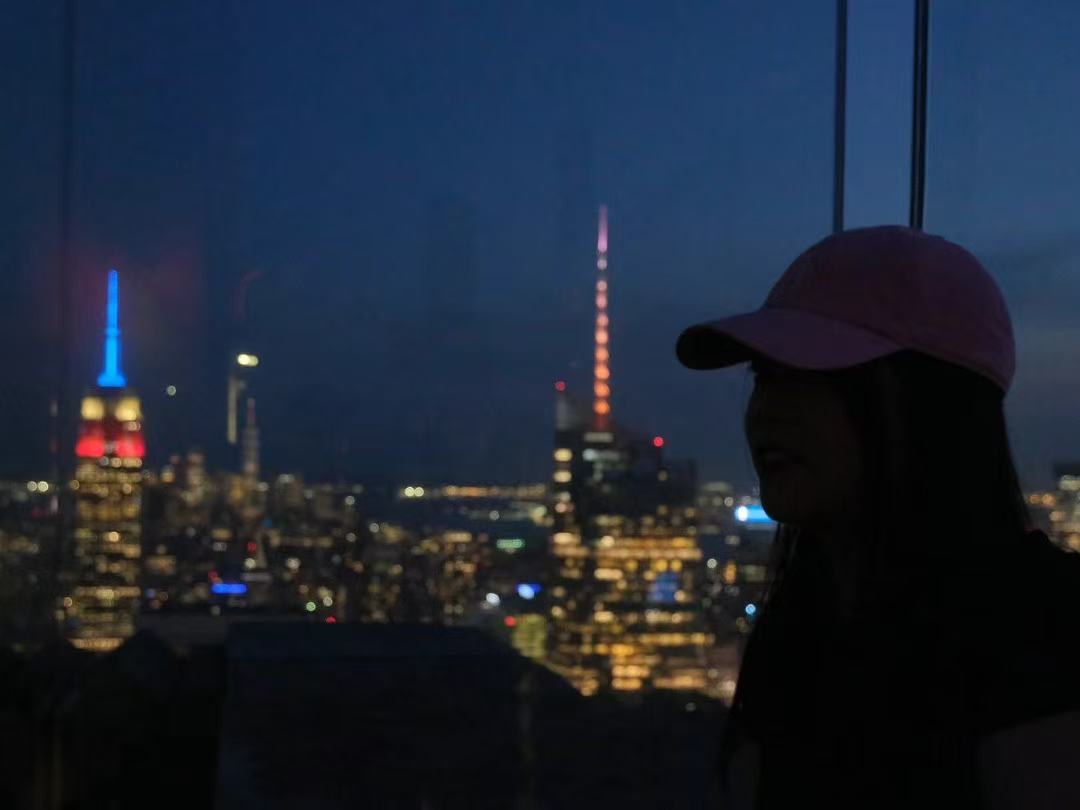
#> input picture assets/about/photo-1.jpg, 1080 x 810 px
$ python generate-about-photo-data.py
#> lines starting #> are read from the running program, lines starting #| are printed output that depends on the picture
"""Encode the four original About portraits as palette-indexed screen pixels.

The runtime reconstructs these pixels directly into Canvas ImageData. The
original JPEG files are build inputs only and are never loaded by the page.
"""

from __future__ import annotations

import base64
import json
from pathlib import Path

from PIL import Image, ImageOps


ROOT = Path(__file__).resolve().parents[1]
SOURCE_DIR = ROOT / "assets" / "about"
OUTPUT = ROOT / "about" / "about-photo-pixel-data.js"
WIDTH = 264
HEIGHT = 272
COLORS = 256

SOURCES = [
    ("photo-1.jpg", (0.60, 0.50)),
    ("photo-2.jpg", (0.50, 0.55)),
    ("photo-3.jpg", (0.50, 0.45)),
    ("photo-4.jpg", (0.50, 0.46)),
]


def encode_frame(filename: str, centering: tuple[float, float]) -> dict[str, object]:
#> called with filename = 'photo-1.jpg', centering = (0.6, 0.5)
    with Image.open(SOURCE_DIR / filename) as source:
#> source is the input picture: PIL image 1080x810 RGB; mean R, G, B 29.4, 39.1, 54.7
        oriented = ImageOps.exif_transpose(source).convert("RGB")
        fitted = ImageOps.fit(
            oriented,
            (WIDTH, HEIGHT),
            method=Image.Resampling.LANCZOS,
            centering=centering,
        )
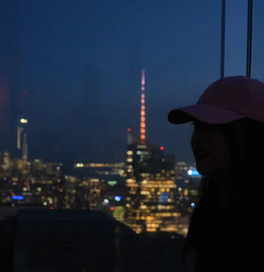
#> fitted: PIL image 264x272 RGB; mean R, G, B 29, 39.3, 55.6

    indexed = fitted.quantize(
        colors=COLORS,
        method=Image.Quantize.MEDIANCUT,
        dither=Image.Dither.NONE,
    )
    raw_palette = indexed.getpalette() or []
#> raw_palette = 768 values, max 186 at index 0, min 0 at index 746, mean 41.71
#> (the run stopped early here; a loop or call above may not have finished)
